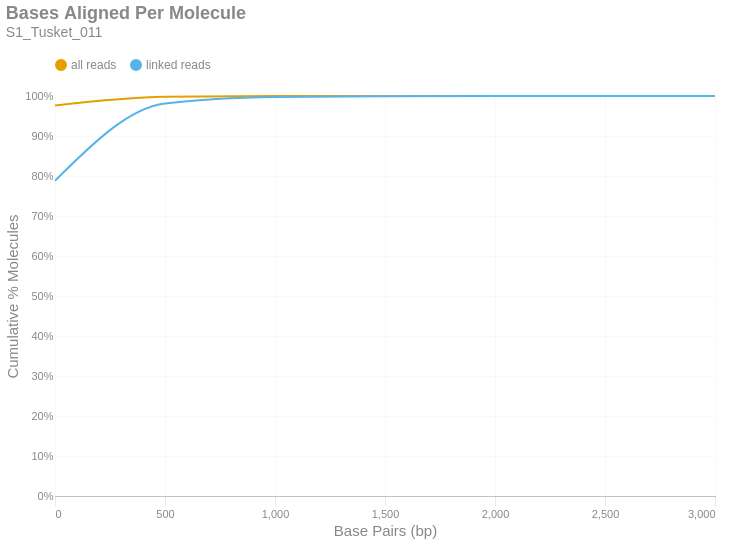

Source (notebook cell):
### Markdown cell above
### Bases Aligned Per Molecule
This is a cumulative frequency distribution showing the number of base pairs aligned per unique molecule. These data are shown in 500 bp bins. There are two distributions: one with `all reads` (yellow) and another with only `linked reads` (blue). The percent of molecules in the `linked reads` distribution is relative to the total number of linked molecules.

### Code cell
if SKIPLR:
    print_html(f"Skipped")
else:
    binned_df = consolidated_hist(valids['aligned_bp'], mask, 500, True)
    with SafeRender(binned_df):
        (
            density_plot(binned_df, 'Bases Aligned Per Molecule', samplename, 'basesper')
            .encode(
                x=alt.X('bin:Q', title="Base Pairs (bp)").axis(tickMinStep=500).scale(padding=0),
                y=alt.Y('value:Q', title='Cumulative % Molecules')
                    .axis(format='%')
                    .scale(domain = [0,1])
                    .stack(False),
                color=alt.Color("key:N").scale(domain = ["all reads", "linked reads"]),
                tooltip = [
                    alt.Tooltip("key:N", title = "Data Type"),
                    alt.Tooltip("range_label:N", title="Bases Aligned Per Molecule"),
                    alt.Tooltip("value:Q", format = ".2%", title="% Molecules (Cum.)")
                ]
            )
        ).display()

### Figure 1 — Vega-Lite specification as saved in the notebook (floating-point values rounded to 4 significant figures)
{"width": "container", "height": 400, "config": {"title": {"anchor": "start", "dy": -15, "fontSize": 18, "color": "#888888", "subtitleColor": "#888888", "subtitleFontSize": 14}, "arc": {"fill": "#0072B2"}, "axis": {"domainColor": "#888888", "domainWidth": 0.5, "gridWidth": 0.2, "grid": false, "titleFontWeight": 400, "titleFontSize": 15, "labelFontSize": 11, "labelColor": "#888888", "tickColor": "#888888", "tickWidth": 0.2, "titleColor": "#888888"}, "axisBand": {"grid": false}, "axisX": {"grid": true, "tickSize": 10, "domainCap": "round"}, "axisY": {"domain": false, "grid": true, "tickSize": 0, "domainCap": "round"}, "background": "transparent", "header": {"labelFontSize": 15, "labelColor": "#888888", "titleFontSize": 15, "titleFontWeight": 600, "titleColor": "#888888"}, "legend": {"labelFont": "sans-serif", "labelFontSize": 12, "labelColor": "#888888", "symbolSize": 100, "symbolType": "circle", "titleFontSize": 12, "titlePadding": 10, "titleColor": "#888888", "title": null, "orient": "top"}, "range": {"category": ["#E69F00", "#56B4E9", "#009E73", "#F0E442", "#0072B2", "#D55E00", "#CC79A7", "#000000"], "diverging": ["#cfe8f3", "#a2d4ec", "#73bfe2", "#46abdb", "#1696d2", "#12719e"]}, "area": {"fill": "#0072B2", "fillOpacity": 0.7, "line": true, "strokeOpacity": 0.7}, "line": {"color": "#0072B2", "stroke": "#0072B2", "strokeWidth": 2}, "trail": {"color": "#0072B2", "stroke": "#0072B2", "strokeWidth": 0, "size": 1}, "point": {"filled": true, "fillOpacity": 1.0, "size": 95}, "text": {"color": "#888888", "fontSize": 11, "align": "right", "fontWeight": 400, "size": 11}, "bar": {"fill": "#0072B2", "stroke": null}, "view": {"stroke": null, "continuousWidth": 660, "continuousHeight": 400}}, "data": {"name": "data-b15074f5e2cf12489b09a99fd8af473a"}, "mark": {"type": "line", "interpolate": "monotone", "point": {"opacity": 0, "size": 275}}, "encoding": {"color": {"field": "key", "scale": {"domain": ["all reads", "linked reads"]}, "type": "nominal"}, "tooltip": [{"field": "key", "title": "Data Type", "type": "nominal"}, {"field": "range_label", "title": "Bases Aligned Per Molecule", "type": "nominal"}, {"field": "value", "format": ".2%", "title": "% Molecules (Cum.)", "type": "quantitative"}], "x": {"axis": {"tickMinStep": 500}, "field": "bin", "scale": {"padding": 0}, "title": "Base Pairs (bp)", "type": "quantitative"}, "y": {"axis": {"format": "%"}, "field": "value", "scale": {"domain": [0, 1]}, "stack": false, "title": "Cumulative % Molecules", "type": "quantitative"}}, "params": [{"name": "param_c36ac31b6afebe62", "select": {"type": "point", "fields": ["key"]}, "bind": "legend"}], "title": {"text": "Bases Aligned Per Molecule", "subtitle": "S1_Tusket_011"}, "transform": [{"fold": ["all reads (cumsum)", "linked reads (cumsum)"]}, {"calculate": "replace(datum.key, ' (cumsum)', '')", "as": "key"}, {"filter": {"param": "param_c36ac31b6afebe62"}}], "usermeta": {"embedOptions": {"downloadFileName": "S1_Tusket_011.basesper"}}, "$schema": "https://vega.github.io/schema/vega-lite/v6.1.0.json", "datasets": {"data-b15074f5e2cf12489b09a99fd8af473a": [{"bin": "0.0", "interval": "0.0-500.0", "all reads": 0.9764, "linked reads": 0.7883, "all reads (cumsum)": 0.9764, "linked reads (cumsum)": 0.7883, "range_label": "0-499"}, {"bin": "500.0", "interval": "500.0-1000.0", "all reads": 0.02148, "linked reads": 0.1929, "all reads (cumsum)": 0.9979, "linked reads (cumsum)": 0.9812, "range_label": "500-999"}, {"bin": "1000.0", "interval": "1000.0-1500.0", "all reads": 0.001818, "linked reads": 0.0165, "all reads (cumsum)": 0.9997, "linked reads (cumsum)": 0.9977, "range_label": "1000-1499"}, {"bin": "1500.0", "interval": "1500.0-2000.0", "all reads": 0.0002114, "linked reads": 0.001943, "all reads (cumsum)": 1.0, "linked reads (cumsum)": 0.9996, "range_label": "1500-1999"}, {"bin": "2000.0", "interval": "2000.0-2500.0", "all reads": 3.467e-05, "linked reads": 0.0003166, "all reads (cumsum)": 1.0, "linked reads (cumsum)": 0.9999, "range_label": "2000-2499"}, {"bin": "2500.0", "interval": "2500.0-3000.0", "all reads": 5.319e-06, "linked reads": 4.913e-05, "all reads (cumsum)": 1.0, "linked reads (cumsum)": 1.0, "range_label": "2500-2999"}, {"bin": "3000.0", "interval": "3000.0-3500.0", "all reads": 1.576e-06, "linked reads": 1.456e-05, "all reads (cumsum)": 1.0, "linked reads (cumsum)": 1.0, "range_label": "3000-3499"}]}}
